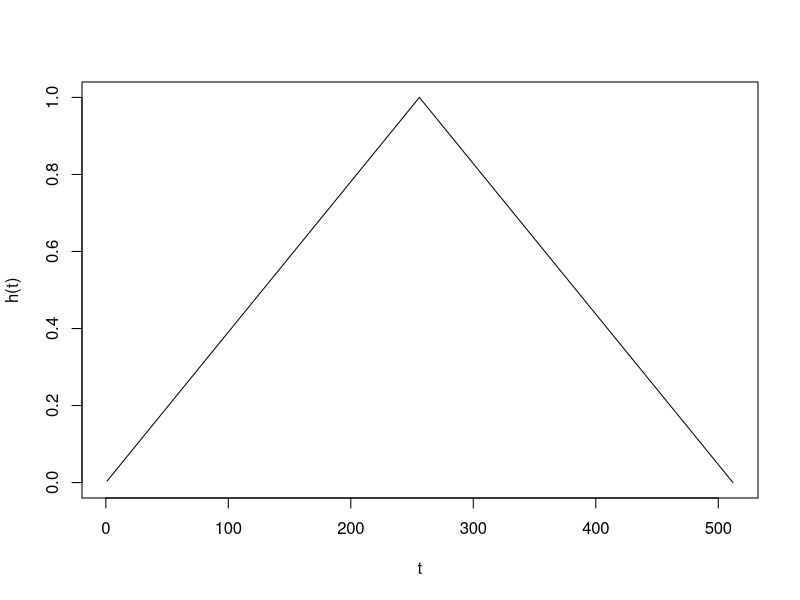
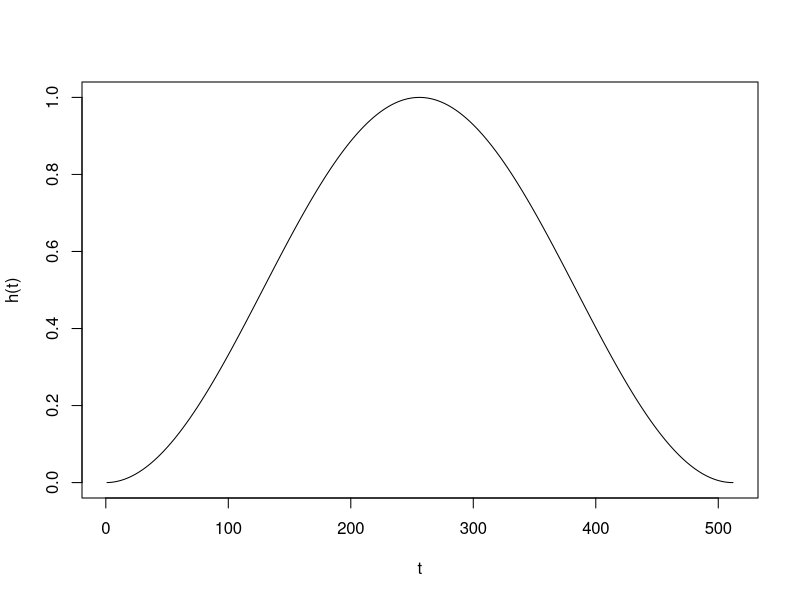
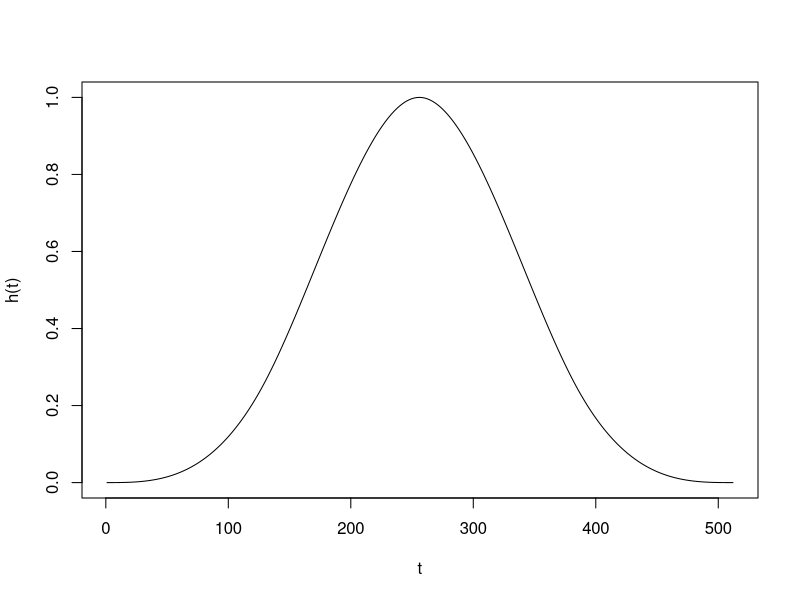

Here is the R script that generated these plots, in order:
###weight of observations###
general <- function(h)
{
  return(sqrt(length(h))/sqrt(sum(abs(h^2)))*h)
}

###Taper sequence of Hurvich and Chen (2000)###
huc <- function(n)
{
  h <- vector(length=n)
  for (t in 1:n) h[t] <- 0.5*(1-exp((complex(imaginary=1)*2*pi*(t-1/2))/n))
  return(h)
}

###Bartlett taper sequence###
bartlett <- function(n)
{
  h <- vector(length=length(n))
  for(t in 1:n)
  {
    h[t] <- 1-abs((t-(n)/2)/((n)/2))
  }
  return(h)
}
plot(bartlett(512), type="l", xlab="t", ylab="h(t)")

###Cosine bell taper sequence###
cb <- function(n)
{
  h <- vector(length=length(n))
  for (t in 1:n) {h[t] <- 0.5*(1-cos(2*pi*t/n))}
  return(h)
}
plot(cb(512), type="l", xlab="t", ylab="h(t)")

###Parzen taper sequence###
parzen <- function(n,N=n/4)
{
  h <- rep(0,n)
  for(t in c(1:N,(3*N):(4*N)))
  {
    h[t] <- 2*(1-abs((2*t-n)/n))^3
  }
  for(t in (N+1):(3*N-1))
  {
    h[t] <- 1-6*(((2*t-n)/n)^2-abs((2*t-n)/n)^3)
  }
  return(h)
}
plot(parzen(512), type="l", xlab="t", ylab="h(t)")
